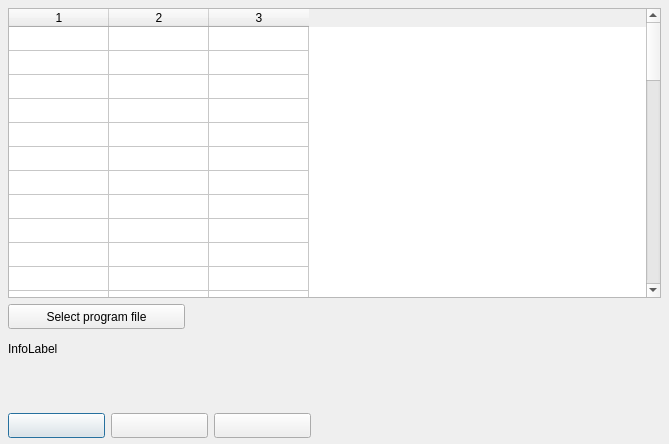
<?xml version="1.0" encoding="UTF-8"?>
<ui version="4.0">
  <class>ExtraExeEditForm</class>
  <widget class="QDialog" name="ExtraExeEditForm">
    <property name="geometry"><rect><x>0</x><y>0</y><width>669</width><height>444</height></rect></property>
    <property name="windowTitle"><string>ExtraExeEditForm</string></property>
    <property name="vclBorderStyle" stdset="0"><string notr="true">bsDialog</string></property>
    <property name="vclPosition" stdset="0"><string notr="true">poOwnerFormCenter</string></property>
    <property name="vclKeyPreview" stdset="0"><bool>true</bool></property>
    <property name="vclDesignWidth" stdset="0"><number>669</number></property>
    <property name="vclDesignHeight" stdset="0"><number>444</number></property>
    <widget class="QLabel" name="InfoLabel">
      <property name="geometry"><rect><x>8</x><y>342</y><width>653</width><height>65</height></rect></property>
      <property name="vclAnchors" stdset="0"><string notr="true">akLeft,akRight,akBottom</string></property>
      <property name="text"><string>InfoLabel</string></property>
      <property name="textFormat"><enum>Qt::PlainText</enum></property>
      <property name="wordWrap"><bool>true</bool></property>
      <property name="alignment"><set>Qt::AlignLeft|Qt::AlignTop</set></property>
    </widget>
    <widget class="QPushButton" name="OKButton">
      <property name="geometry"><rect><x>8</x><y>413</y><width>97</width><height>25</height></rect></property>
      <property name="vclAnchors" stdset="0"><string notr="true">akLeft,akBottom</string></property>
      <property name="text"><string></string></property>
      <property name="autoDefault"><bool>false</bool></property>
      <property name="vclKind" stdset="0"><string notr="true">bkOK</string></property>
      <property name="default"><bool>true</bool></property>
      <property name="vclModalResult" stdset="0"><string notr="true">mrOk</string></property>
      <property name="vclOnClick" stdset="0"><string notr="true">OKButtonClick</string></property>
    </widget>
    <widget class="QPushButton" name="CancelButton">
      <property name="geometry"><rect><x>111</x><y>413</y><width>97</width><height>25</height></rect></property>
      <property name="vclAnchors" stdset="0"><string notr="true">akLeft,akBottom</string></property>
      <property name="text"><string></string></property>
      <property name="autoDefault"><bool>false</bool></property>
      <property name="vclKind" stdset="0"><string notr="true">bkCancel</string></property>
      <property name="vclCancel" stdset="0"><bool>true</bool></property>
      <property name="vclModalResult" stdset="0"><string notr="true">mrCancel</string></property>
    </widget>
    <widget class="QPushButton" name="HelpButton">
      <property name="geometry"><rect><x>214</x><y>413</y><width>97</width><height>25</height></rect></property>
      <property name="vclAnchors" stdset="0"><string notr="true">akLeft,akBottom</string></property>
      <property name="text"><string></string></property>
      <property name="autoDefault"><bool>false</bool></property>
      <property name="vclKind" stdset="0"><string notr="true">bkHelp</string></property>
      <property name="vclOnClick" stdset="0"><string notr="true">HelpButtonClick</string></property>
    </widget>
    <widget class="QTableWidget" name="Tab">
      <property name="geometry"><rect><x>8</x><y>8</y><width>653</width><height>290</height></rect></property>
      <property name="vclAnchors" stdset="0"><string notr="true">akLeft,akTop,akRight,akBottom</string></property>
      <property name="columnCount"><number>3</number></property>
      <property name="rowCount"><number>50</number></property>
      <property name="vclFixedCols" stdset="0"><number>0</number></property>
      <property name="vclFixedRows" stdset="0"><number>1</number></property>
      <attribute name="verticalHeaderVisible"><bool>false</bool></attribute>
      <attribute name="verticalHeaderDefaultSectionSize"><number>24</number></attribute>
    </widget>
    <widget class="QPushButton" name="SelectButton">
      <property name="geometry"><rect><x>8</x><y>304</y><width>177</width><height>25</height></rect></property>
      <property name="vclAnchors" stdset="0"><string notr="true">akLeft,akBottom</string></property>
      <property name="text"><string>Select program file</string></property>
      <property name="icon"><iconset resource="../../resources/dfend.qrc"><normaloff>:/glyphs/45f75812cc6f15e7.png</normaloff></iconset></property>
      <property name="autoDefault"><bool>false</bool></property>
      <property name="vclOnClick" stdset="0"><string notr="true">SelectButtonClick</string></property>
    </widget>
  </widget>
  <tabstops>
    <tabstop>Tab</tabstop>
    <tabstop>SelectButton</tabstop>
    <tabstop>OKButton</tabstop>
    <tabstop>CancelButton</tabstop>
    <tabstop>HelpButton</tabstop>
  </tabstops>
  <resources><include location="../../resources/dfend.qrc"/></resources>
  <connections/>
</ui>
